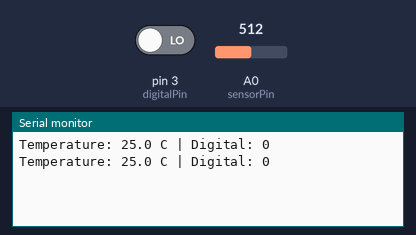
A sketch run on a simulated Arduino Uno, built with avr-gcc and run on an emulated ATmega328P. Shown: the last lines printed to the serial monitor. The inputs (shaded band) are chosen by the test bench; at power-on: A0 (sensorPin) = 512, pin 3 (digitalPin) LOW.

Above: at 1.8 s.
1.9 s: A0 (sensorPin) set to 716
At 2.8 s:
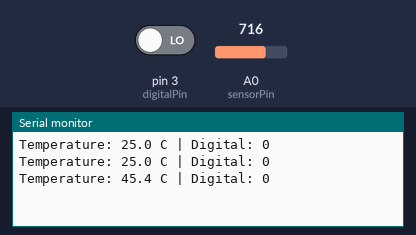
3.4 s: pin 3 (digitalPin) driven HIGH
At 4.7 s:
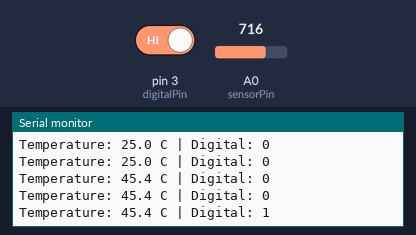
4.9 s: A0 (sensorPin) set to 900
At 5.7 s:
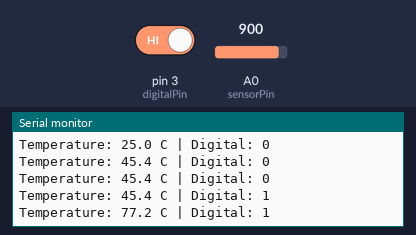
6.4 s: pin 3 (digitalPin) driven LOW
At 7.8 s:
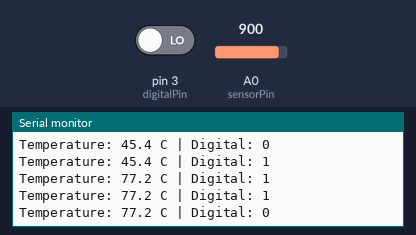
Timing chart, 0 to 8.9 s (numbered marks = the images above; inputs shaded):
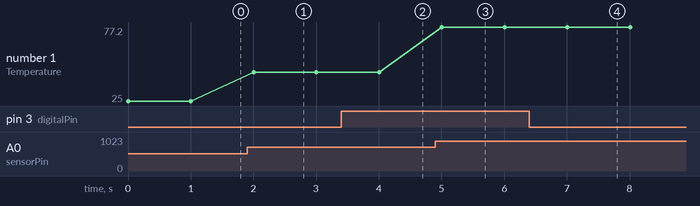

Measured:
- after the input at 1.9 s, the serial monitor: prints a new line after 0.10 s (image 1)
- after the input at 3.4 s, the serial monitor: prints a new line after 0.60 s (image 2)
- after the input at 4.9 s, the serial monitor: prints a new line after 0.11 s (image 3)
- after the input at 6.4 s, the serial monitor: prints a new line after 0.61 s (image 4)
- plotted number 1: 25 → 45.4 after the input at 1.9 s, 45.4 → 77.2 after the input at 4.9 s

The sketch:

lesson_18_digital_temp.ino
```cpp
// NTC thermistor module - AO→A0, DO→D3
// Steinhart-Hart equation for 10k NTC thermistor
#include <math.h>

const int sensorPin = A0;
const int digitalPin = 3;

double Thermistor(int RawADC) {
  double Temp = log(10000.0 * ((1024.0 / RawADC) - 1.0));
  Temp = 1.0 / (0.001129148 + (0.000234125 + (0.0000000876741 * Temp * Temp)) * Temp);
  return Temp - 273.15;
}

void setup() {
  pinMode(digitalPin, INPUT);
  Serial.begin(9600);
}

void loop() {
  int rawValue = analogRead(sensorPin);
  double temp = Thermistor(rawValue);
  Serial.print("Temperature: ");
  Serial.print(temp, 1);
  Serial.print(" C | Digital: ");
  Serial.println(digitalRead(digitalPin));
  delay(1000);
}
```
